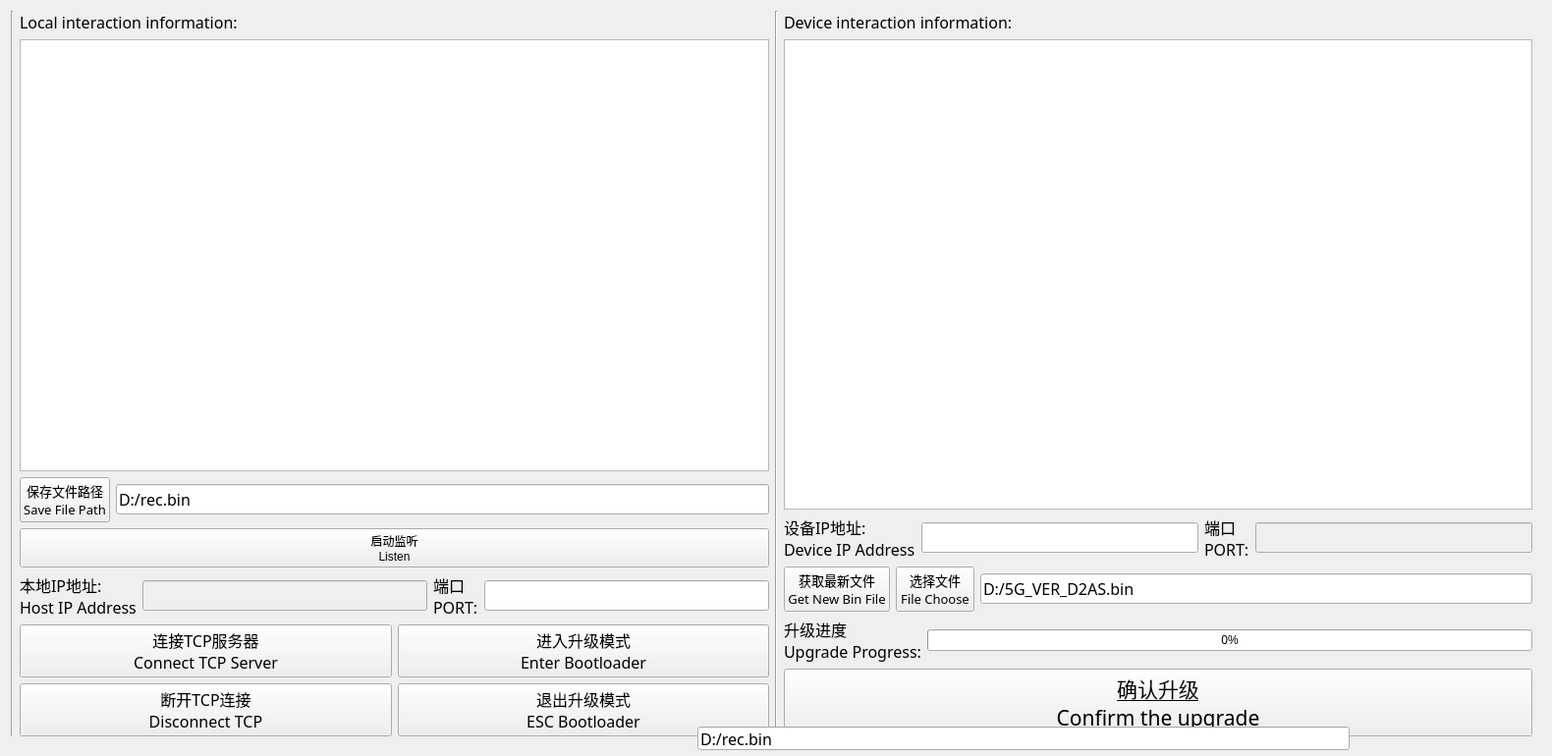
<?xml version="1.0" encoding="UTF-8"?>
<ui version="4.0">
 <class>MainWindow</class>
 <widget class="QMainWindow" name="MainWindow">
  <property name="geometry">
   <rect>
    <x>0</x>
    <y>0</y>
    <width>1580</width>
    <height>770</height>
   </rect>
  </property>
  <property name="windowTitle">
   <string>MainWindow</string>
  </property>
  <widget class="QWidget" name="centralWidget">
   <widget class="QLabel" name="label_13">
    <property name="geometry">
     <rect>
      <x>40</x>
      <y>60</y>
      <width>150</width>
      <height>19</height>
     </rect>
    </property>
    <property name="font">
     <font>
      <family>幼圆</family>
      <pointsize>14</pointsize>
     </font>
    </property>
    <property name="text">
     <string/>
    </property>
   </widget>
   <widget class="QWidget" name="horizontalLayoutWidget_3">
    <property name="geometry">
     <rect>
      <x>0</x>
      <y>0</y>
      <width>1571</width>
      <height>761</height>
     </rect>
    </property>
    <layout class="QHBoxLayout" name="horizontalLayout_4">
     <item>
      <widget class="Line" name="line_3">
       <property name="orientation">
        <enum>Qt::Vertical</enum>
       </property>
      </widget>
     </item>
     <item>
      <layout class="QVBoxLayout" name="verticalLayout_6">
       <item>
        <widget class="QLabel" name="label_19">
         <property name="font">
          <font>
           <family>Agency FB</family>
           <pointsize>12</pointsize>
          </font>
         </property>
         <property name="text">
          <string>Local interaction information:</string>
         </property>
        </widget>
       </item>
       <item>
        <widget class="QTextEdit" name="serEdit">
         <property name="enabled">
          <bool>true</bool>
         </property>
        </widget>
       </item>
       <item>
        <layout class="QHBoxLayout" name="horizontalLayout_6">
         <item>
          <widget class="QPushButton" name="recChooseFile">
           <property name="font">
            <font>
             <family>Agency FB</family>
             <pointsize>10</pointsize>
            </font>
           </property>
           <property name="text">
            <string>保存文件路径
Save File Path</string>
           </property>
          </widget>
         </item>
         <item>
          <widget class="QLineEdit" name="recFilePath">
           <property name="font">
            <font>
             <family>Agency FB</family>
             <pointsize>12</pointsize>
            </font>
           </property>
           <property name="text">
            <string>D:/rec.bin</string>
           </property>
          </widget>
         </item>
        </layout>
       </item>
       <item>
        <layout class="QHBoxLayout" name="horizontalLayout_8">
         <item>
          <widget class="QPushButton" name="ListenButton">
           <property name="text">
            <string>启动监听
Listen</string>
           </property>
          </widget>
         </item>
        </layout>
       </item>
       <item>
        <layout class="QHBoxLayout" name="horizontalLayout">
         <item>
          <widget class="QLabel" name="label_24">
           <property name="font">
            <font>
             <family>Agency FB</family>
             <pointsize>12</pointsize>
            </font>
           </property>
           <property name="text">
            <string>本地IP地址:
Host IP Address</string>
           </property>
          </widget>
         </item>
         <item>
          <widget class="QLineEdit" name="hostIPNum">
           <property name="enabled">
            <bool>false</bool>
           </property>
           <property name="font">
            <font>
             <family>Agency FB</family>
             <pointsize>12</pointsize>
            </font>
           </property>
          </widget>
         </item>
         <item>
          <widget class="QLabel" name="label_20">
           <property name="font">
            <font>
             <family>Agency FB</family>
             <pointsize>12</pointsize>
            </font>
           </property>
           <property name="text">
            <string>端口
PORT:</string>
           </property>
          </widget>
         </item>
         <item>
          <widget class="QLineEdit" name="serPort">
           <property name="enabled">
            <bool>true</bool>
           </property>
           <property name="font">
            <font>
             <family>Agency FB</family>
             <pointsize>12</pointsize>
            </font>
           </property>
          </widget>
         </item>
        </layout>
       </item>
       <item>
        <layout class="QHBoxLayout" name="horizontalLayout_5">
         <item>
          <layout class="QVBoxLayout" name="verticalLayout_3">
           <item>
            <widget class="QPushButton" name="ClientconnectServer">
             <property name="font">
              <font>
               <family>Agency FB</family>
               <pointsize>12</pointsize>
              </font>
             </property>
             <property name="text">
              <string>连接TCP服务器
Connect TCP Server</string>
             </property>
            </widget>
           </item>
           <item>
            <widget class="QPushButton" name="disClientconnectServer">
             <property name="enabled">
              <bool>true</bool>
             </property>
             <property name="font">
              <font>
               <family>Agency FB</family>
               <pointsize>12</pointsize>
              </font>
             </property>
             <property name="text">
              <string>断开TCP连接
Disconnect TCP</string>
             </property>
            </widget>
           </item>
          </layout>
         </item>
         <item>
          <layout class="QVBoxLayout" name="verticalLayout_5">
           <item>
            <widget class="QPushButton" name="pushButton">
             <property name="font">
              <font>
               <family>Agency FB</family>
               <pointsize>12</pointsize>
               <underline>false</underline>
              </font>
             </property>
             <property name="text">
              <string>进入升级模式
Enter Bootloader</string>
             </property>
            </widget>
           </item>
           <item>
            <widget class="QPushButton" name="CannelUpdate">
             <property name="font">
              <font>
               <family>Agency FB</family>
               <pointsize>12</pointsize>
               <underline>false</underline>
              </font>
             </property>
             <property name="text">
              <string>退出升级模式
ESC Bootloader</string>
             </property>
            </widget>
           </item>
          </layout>
         </item>
        </layout>
       </item>
      </layout>
     </item>
     <item>
      <widget class="Line" name="line_5">
       <property name="orientation">
        <enum>Qt::Vertical</enum>
       </property>
      </widget>
     </item>
     <item>
      <layout class="QVBoxLayout" name="verticalLayout">
       <item>
        <widget class="QLabel" name="label_21">
         <property name="font">
          <font>
           <family>Agency FB</family>
           <pointsize>12</pointsize>
          </font>
         </property>
         <property name="text">
          <string>Device interaction information:</string>
         </property>
        </widget>
       </item>
       <item>
        <widget class="QTextEdit" name="textEdit">
         <property name="enabled">
          <bool>true</bool>
         </property>
        </widget>
       </item>
       <item>
        <layout class="QHBoxLayout" name="horizontalLayout_3">
         <item>
          <widget class="QLabel" name="label_17">
           <property name="font">
            <font>
             <family>Agency FB</family>
             <pointsize>12</pointsize>
            </font>
           </property>
           <property name="text">
            <string>设备IP地址:
Device IP Address</string>
           </property>
          </widget>
         </item>
         <item>
          <widget class="QLineEdit" name="serIPNum">
           <property name="enabled">
            <bool>true</bool>
           </property>
           <property name="font">
            <font>
             <family>Agency FB</family>
             <pointsize>12</pointsize>
            </font>
           </property>
          </widget>
         </item>
         <item>
          <widget class="QLabel" name="label_16">
           <property name="font">
            <font>
             <family>Agency FB</family>
             <pointsize>12</pointsize>
            </font>
           </property>
           <property name="text">
            <string>端口
PORT:</string>
           </property>
          </widget>
         </item>
         <item>
          <widget class="QLineEdit" name="serPortNum">
           <property name="enabled">
            <bool>false</bool>
           </property>
           <property name="font">
            <font>
             <family>Agency FB</family>
             <pointsize>12</pointsize>
            </font>
           </property>
          </widget>
         </item>
        </layout>
       </item>
       <item>
        <layout class="QHBoxLayout" name="horizontalLayout_2">
         <item>
          <widget class="QPushButton" name="GetNewFile">
           <property name="font">
            <font>
             <family>Agency FB</family>
             <pointsize>10</pointsize>
            </font>
           </property>
           <property name="text">
            <string>获取最新文件
Get New Bin File</string>
           </property>
          </widget>
         </item>
         <item>
          <widget class="QPushButton" name="ChooseFile">
           <property name="font">
            <font>
             <family>Agency FB</family>
             <pointsize>10</pointsize>
            </font>
           </property>
           <property name="text">
            <string>选择文件
File Choose</string>
           </property>
          </widget>
         </item>
         <item>
          <widget class="QLineEdit" name="FilePath">
           <property name="font">
            <font>
             <family>Agency FB</family>
             <pointsize>12</pointsize>
            </font>
           </property>
           <property name="text">
            <string>D:/5G_VER_D2AS.bin</string>
           </property>
          </widget>
         </item>
        </layout>
       </item>
       <item>
        <layout class="QHBoxLayout" name="horizontalLayout_7">
         <item>
          <widget class="QLabel" name="label_18">
           <property name="font">
            <font>
             <family>Agency FB</family>
             <pointsize>12</pointsize>
            </font>
           </property>
           <property name="text">
            <string>升级进度
Upgrade Progress:</string>
           </property>
          </widget>
         </item>
         <item>
          <widget class="QProgressBar" name="progressBar">
           <property name="value">
            <number>0</number>
           </property>
          </widget>
         </item>
        </layout>
       </item>
       <item>
        <widget class="QPushButton" name="UpdateCode">
         <property name="font">
          <font>
           <family>Agency FB</family>
           <pointsize>16</pointsize>
           <weight>50</weight>
           <bold>false</bold>
           <underline>true</underline>
          </font>
         </property>
         <property name="text">
          <string>确认升级
Confirm the upgrade</string>
         </property>
        </widget>
       </item>
      </layout>
     </item>
    </layout>
   </widget>
   <widget class="QLineEdit" name="recFilePath_2">
    <property name="geometry">
     <rect>
      <x>710</x>
      <y>740</y>
      <width>664</width>
      <height>24</height>
     </rect>
    </property>
    <property name="font">
     <font>
      <family>Agency FB</family>
      <pointsize>12</pointsize>
     </font>
    </property>
    <property name="text">
     <string>D:/rec.bin</string>
    </property>
   </widget>
  </widget>
 </widget>
 <layoutdefault spacing="6" margin="11"/>
 <resources/>
 <connections/>
</ui>
